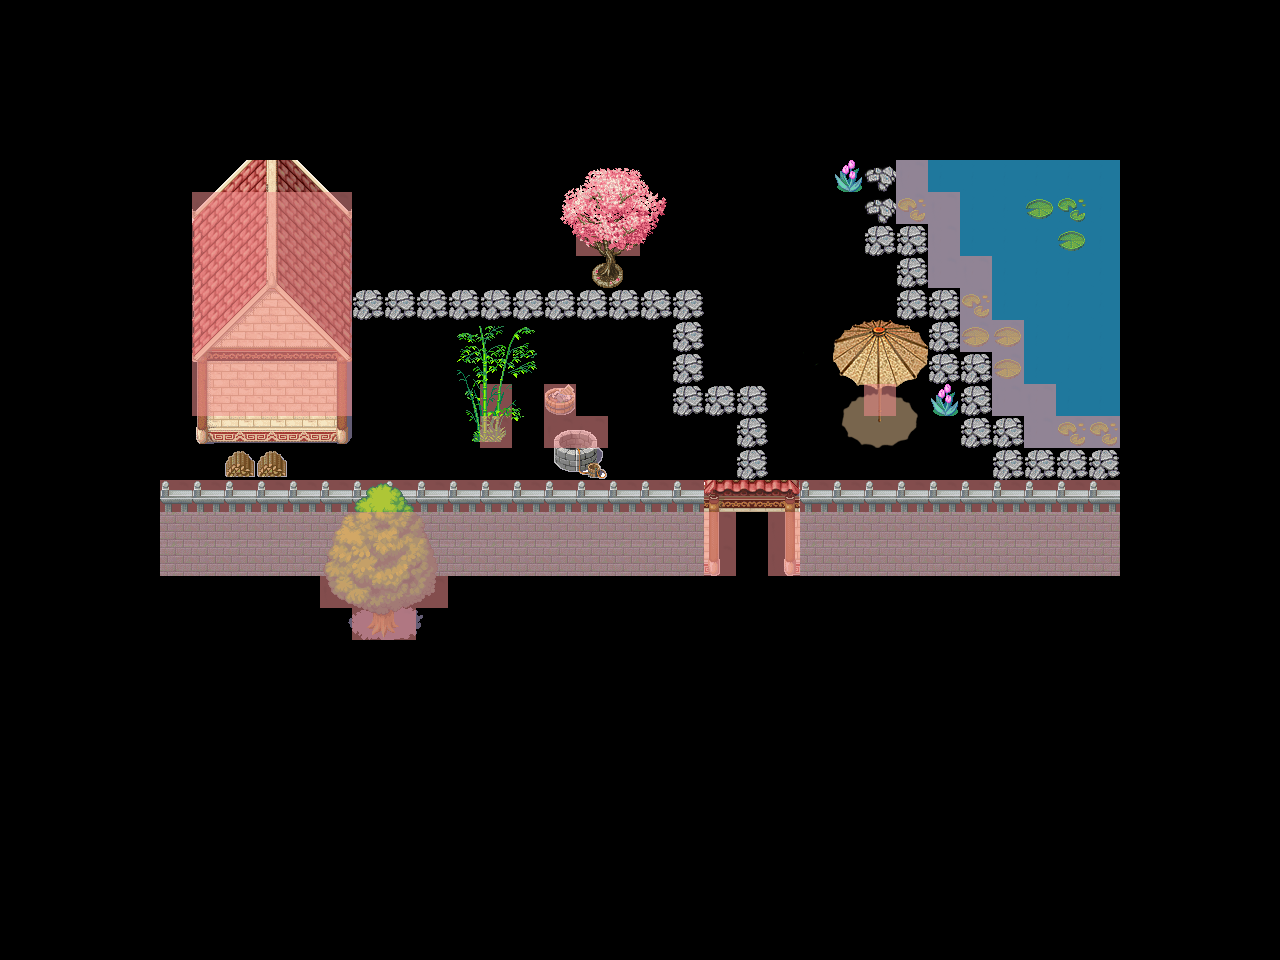

This game map was drawn from its Tiled (.tmx) file and the tilesets committed beside it. A one-line description and the trimmed map source follow:
An orthogonal 40x30 tile map with 32x32 px tiles, 7 tile layers (floor, wall, path, flower, ...) and 1 object (kongming).

<map version="1.0" orientation="orthogonal" width="40" height="30" tilewidth="32" tileheight="32">
 <tileset firstgid="1" name="gudai" tilewidth="32" tileheight="32">
  <image source="gudai.png" width="512" height="512" />
  <tile id="233">
   <properties>
    <property name="Collidable" value="true" />
   </properties>
  </tile>
 </tileset>
 <layer name="floor" width="40" height="30">
  <data>[1200 cells, 1200 non-empty, 2 distinct tile ids]</data>
 </layer>
 <layer name="wall" width="40" height="30">
  <data>[1200 cells, 60 non-empty, 7 distinct tile ids]</data>
 </layer>
 <layer name="path" width="40" height="30">
  <data>[1200 cells, 165 non-empty, 86 distinct tile ids]</data>
 </layer>
 <objectgroup name="hero" width="40" height="30">
  <object name="kongming" x="191" y="704" width="31" height="28">
   <ellipse />
  </object>
 </objectgroup>
 <layer name="flower" width="40" height="30">
  <properties>
   <property name="Collidable" value="true" />
  </properties>
  <data>[1200 cells, 15 non-empty, 5 distinct tile ids]</data>
 </layer>
 <layer name="Meta" width="40" height="30" opacity="0.55">
  <data>[1200 cells, 151 non-empty, 1 distinct tile ids]</data>
 </layer>
 <layer name="layer_up" width="40" height="30">
  <data>[1200 cells, 30 non-empty, 4 distinct tile ids]</data>
 </layer>
 <layer name="layer_up2" width="40" height="30">
  <data>[1200 cells, 29 non-empty, 29 distinct tile ids]</data>
 </layer>
</map>